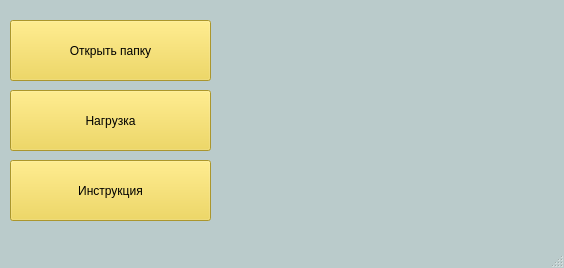
<?xml version="1.0" encoding="UTF-8"?>
<ui version="4.0">
 <class>MainWindow</class>
 <widget class="QMainWindow" name="MainWindow">
  <property name="geometry">
   <rect>
    <x>0</x>
    <y>0</y>
    <width>564</width>
    <height>268</height>
   </rect>
  </property>
  <property name="sizePolicy">
   <sizepolicy hsizetype="Fixed" vsizetype="Fixed">
    <horstretch>56</horstretch>
    <verstretch>26</verstretch>
   </sizepolicy>
  </property>
  <property name="minimumSize">
   <size>
    <width>564</width>
    <height>268</height>
   </size>
  </property>
  <property name="maximumSize">
   <size>
    <width>564</width>
    <height>268</height>
   </size>
  </property>
  <property name="windowTitle">
   <string>MainWindow</string>
  </property>
  <property name="styleSheet">
   <string notr="true">QMainWindow{
	background-color: #bacbcb;
}

QPushButton{
	background-color: #efd23d;
}

QPushButton:hover{
	background-color: #d1a914;
}

</string>
  </property>
  <widget class="QWidget" name="centralwidget">
   <widget class="QPushButton" name="pushButton">
    <property name="geometry">
     <rect>
      <x>10</x>
      <y>20</y>
      <width>201</width>
      <height>61</height>
     </rect>
    </property>
    <property name="styleSheet">
     <string notr="true"/>
    </property>
    <property name="text">
     <string>Открыть папку</string>
    </property>
   </widget>
   <widget class="QPushButton" name="pushButton_2">
    <property name="geometry">
     <rect>
      <x>10</x>
      <y>90</y>
      <width>201</width>
      <height>61</height>
     </rect>
    </property>
    <property name="text">
     <string>Нагрузка</string>
    </property>
   </widget>
   <widget class="QPushButton" name="pushButton_3">
    <property name="geometry">
     <rect>
      <x>10</x>
      <y>160</y>
      <width>201</width>
      <height>61</height>
     </rect>
    </property>
    <property name="text">
     <string>Инструкция</string>
    </property>
   </widget>
   <widget class="QLabel" name="label">
    <property name="geometry">
     <rect>
      <x>218</x>
      <y>25</y>
      <width>341</width>
      <height>201</height>
     </rect>
    </property>
    <property name="text">
     <string/>
    </property>
    <property name="pixmap">
     <pixmap>icon.gif</pixmap>
    </property>
   </widget>
  </widget>
  <widget class="QMenuBar" name="menubar">
   <property name="geometry">
    <rect>
     <x>0</x>
     <y>0</y>
     <width>564</width>
     <height>22</height>
    </rect>
   </property>
  </widget>
  <widget class="QStatusBar" name="statusbar"/>
 </widget>
 <resources/>
 <connections/>
</ui>
